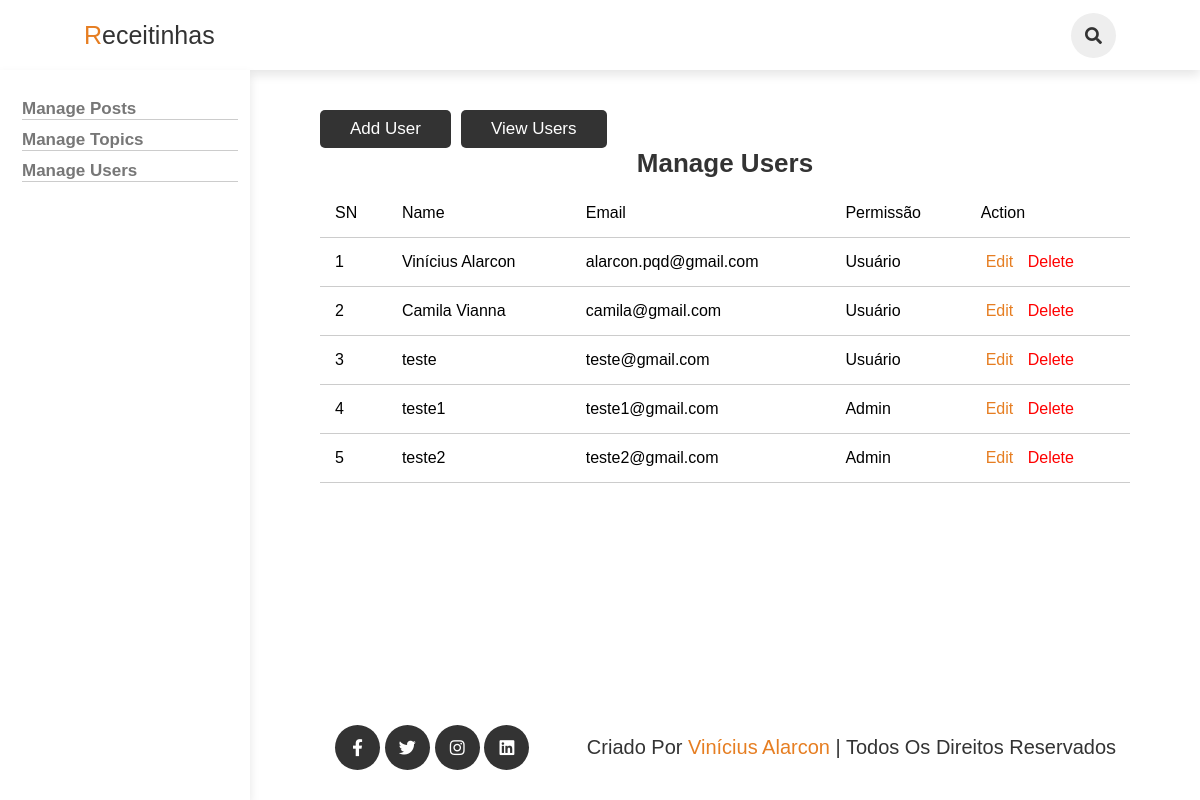
Page /admin/users/index.php on the earlier database version.
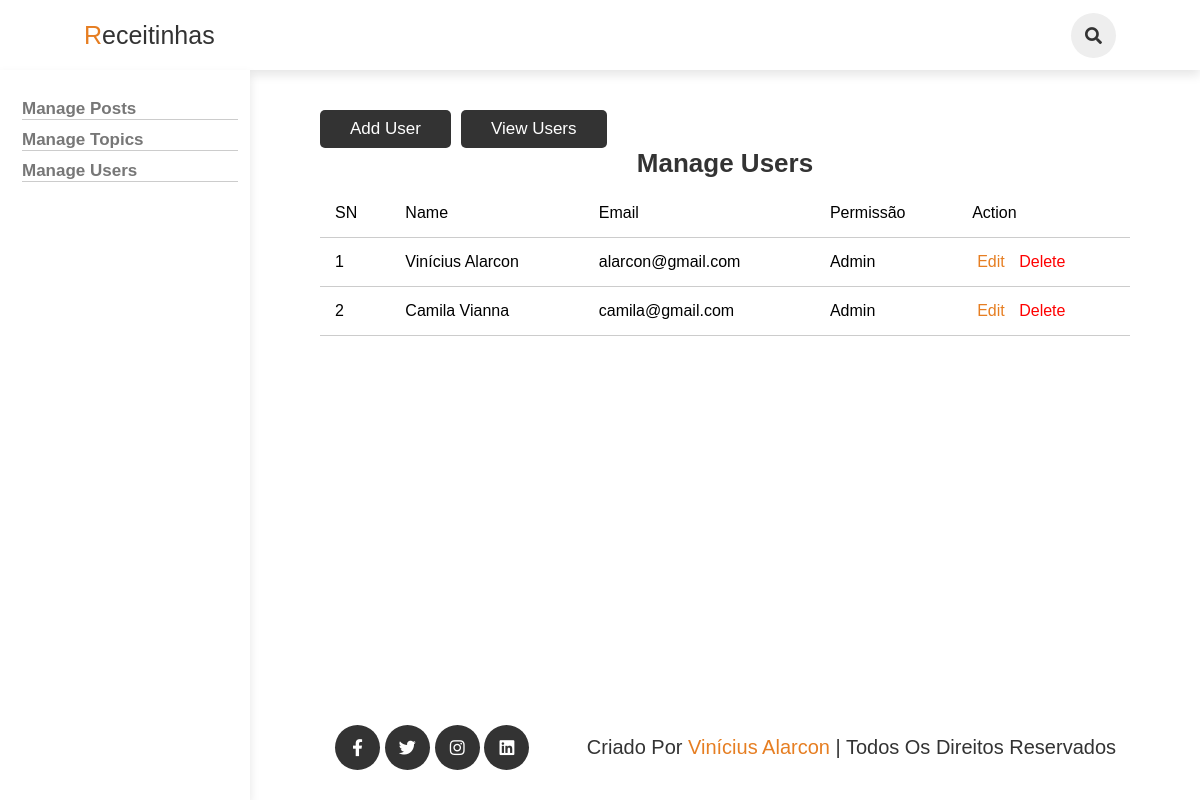
Same page on the later database version.
### tables this page shows
CREATE TABLE `users` (
  `id` int(11) NOT NULL,
  `admin` tinyint(4) NOT NULL DEFAULT 0,
  `username` varchar(255) NOT NULL,
  `email` varchar(255) NOT NULL,
  `password` varchar(255) NOT NULL,
  `created_at` timestamp NULL DEFAULT current_timestamp()
);

### app/models/User.php (called while the page is built, shortened)
<?php
require(ROOT_PATH . "/app/database/connect.php");
function selectAllUsers()
{
    global $pdo;
    $sql = "SELECT * FROM users";
    $stmt = $pdo->prepare($sql);
    $stmt->execute();
    $result = $stmt->fetchAll(PDO::FETCH_ASSOC);
    return $result;
}

### app/controllers/users.php (called while the page is built, shortened)
<?php
    require(ROOT_PATH . "/app/models/User.php");
    $users = selectAllUsers();
?>

### admin/users/index.php (the view, shortened to what this page needs)
<?php
    require(ROOT_PATH . "/app/controllers/users.php");
?>
<!DOCTYPE html>
<html lang="pt-BR">
<head>
    <link rel="stylesheet" href="https://cdnjs.cloudflare.com/ajax/libs/font-awesome/5.15.3/css/all.min.css">
    <link rel="stylesheet" href="../../assets/css/admin.css">
</head>
<body>
<?php include(ROOT_PATH . "/app/includes/header-admin.php"); ?>
<section class="container" id="posts">
    <?php include(ROOT_PATH . "/app/includes/sidebar-admin.php"); ?>
    <div class="content-container">
        <div class="content">
           <div class="buttons">
                <a href="<?= BASE_URL . '/admin/users/create-user.php'?>" class="btn">Add User</a>
                <a href="<?= BASE_URL . '/admin/users/index.php'?>" class="btn">View Users</a>
           </div>
            <div class="main-content">
                <h1 class="title">Manage Users</h1>
                <table>
                    <thead>
                        <th>SN</th>
                        <th>Name</th>
                        <th>Email</th>
                        <th>Permissão</th>
                        <th colspan="2">Action</th>
                    </thead>
                    <tbody>
                        <?php foreach ($users as $key => $user): ?>
                        <tr>
                            <td><?= $key + 1?></td>
                            <td><?= $user["username"]?></td>
                            <td><?= $user["email"]?></td>
                            <td><?= $user["admin"] == 1 ? "Admin" : "Usuário";?></td>
                            <td>
                                <a href="<?= BASE_URL . '/admin/users/edit-user.php?id='. $user["id"]?>" class="edit">Edit</a>
                                <a href="<?= BASE_URL . '/admin/users/index.php?del_id='. $user["id"]?>" class="delete">Delete</a>
                            </td>
                        </tr>
                        <?php endforeach; ?>
                    </tbody>
                </table>
            </div>
        </div>
    </div>
</section>
<?php include(ROOT_PATH . "/app/includes/footer.php"); ?>
</body>
</html>

### app/includes/header-admin.php (shortened to what this page needs)
<header class="header">
    <a href="<?= BASE_URL . '/admin/dashboard.php'?>" class="logo"><span>R</span>eceitinhas</a>
    <div class="icons">
        <i class="fas fa-search" id="search-icon"></i>
    </div>
</header>

### app/includes/sidebar-admin.php
<div class="container-navbar">
    <nav class="navbar">
        <a href="<?= BASE_URL . '/admin/posts/index.php'?>">Manage Posts</a>
        <a href="<?= BASE_URL . '/admin/topics/index.php'?>">Manage Topics</a>
        <a href="<?= BASE_URL . '/admin/users/index.php'?>">Manage Users</a>
    </nav>
</div>

### app/includes/footer.php
<footer class="footer">
    <div class="follow">
        <a href="#" class="fab fa-facebook-f"></a>
        <a href="#" class="fab fa-twitter"></a>
        <a href="#" class="fab fa-instagram"></a>
        <a href="#" class="fab fa-linkedin"></a>
    </div>
    <div class="credit">criado por <span>Vinícius Alarcon</span> | todos os direitos reservados</div>
</footer>

### assets/css/admin.css (style rules this page uses)
:root { --orange:#e67e22; --black:#333; --light-color:#777; --border:.1rem solid rgba(0,0,0,.2); --box-shadow:0 .5rem 1rem rgba(0,0,0,.1); }
* { margin:0; padding:0; box-sizing: border-box; outline: none; border:none; text-decoration: none; font-family: Verdana, Geneva, Tahoma, sans-serif; font-weight: lighter; }
html { height: 100%; font-size: 62.5%; overflow-x: hidden; scroll-behavior: smooth; scroll-padding-top: 6rem; }
body { display: flex; flex-direction: column; min-height: 100vh; }
.btn { margin-top: 1rem; display: inline-block; background:var(--black); color:#fff; border-radius: .5rem; padding:.9rem 3rem; cursor: pointer; font-size: 1.7rem; }
.header { position: fixed; top:0; left:0; right:0; z-index: 1000; background: #fff; box-shadow: var(--box-shadow); display: flex; align-items: center; padding:1.2rem 7%; height: 70px; }
.header .logo { color:var(--black); font-size: 2.5rem; margin-right: auto; }
.header .logo span { color:var(--orange); }
.header .icons i { height:4.5rem; line-height:4.5rem; width:4.5rem; text-align: center; color:var(--black); background:#eee; border-radius: 50%; margin-left: .7rem; font-size: 1.7rem; cursor: pointer; }
.container { margin-top: 70px;height: calc(100vh - 150px); }
.container-navbar { position: fixed; top:70px; left:0; bottom: 0; width: 250px; z-index: 1000; background: #fff; box-shadow: var(--box-shadow); display: flex; flex-direction: column; align-items: center; padding:2% 1.2rem; }
.container-navbar .navbar { width: 100%; padding: 0.5rem; display: flex; flex-direction: column; align-items: flex-start; }
.container-navbar .navbar a { color:var(--light-color); width: 100%; margin-left: 0.5rem; margin-bottom: 1rem; font-size: 1.7rem; font-weight: 600; text-transform: capitalize; border-bottom: var(--border); }
.container .content-container { margin-left: 250px; padding: 3rem 7rem; }
.content-container .content { width: 100%; margin-bottom: 10.5rem; }
.content-container .content .buttons { width: 100%; display: flex; margin-right: 2rem; }
.content-container .content .buttons a { margin-right: 1rem; }
.content-container .content h1 { text-align: center; font-size: 2.6rem; font-weight: 600; color: var(--black); margin-bottom: 1rem; }
table { width: 100%; border-collapse: collapse; font-size: 1.6rem; }
th, td { padding: 1.5rem; text-align: left; border-bottom: var(--border); }
.edit { color: var(--orange); }
.delete { color: red; }
.edit, .delete, .publish { margin: 0 0.5rem; }
.footer { margin-top: auto; flex-shrink: 0; position: fixed; z-index: 999; left: 250px; bottom: 0; right: 0; padding:2rem 7%; display: flex; align-items: center; justify-content: space-between; background: #fff; }
.footer .credit { text-transform: capitalize; font-size: 2rem; color:var(--black); padding: 1rem 0; }
.footer .credit span { color:var(--orange); }
.footer .follow { padding: 1rem 0; }
.footer .follow a { height:4.5rem; line-height:4.5rem; width:4.5rem; border-radius: 50%; font-size: 1.7rem; background:var(--black); color:#fff; margin:0 .1rem; text-align: center; }

Differences in the rows shown:
removed users: username "teste", email "teste@gmail.com", admin "Usuário"
removed users: username "teste1", email "teste1@gmail.com", admin "Admin"
removed users: username "teste2", email "teste2@gmail.com", admin "Admin"
changed users "Vinícius Alarcon": email "alarcon.pqd@gmail.com" → "alarcon@gmail.com"; admin "Usuário" → "Admin"
changed users "Camila Vianna": admin "Usuário" → "Admin"
